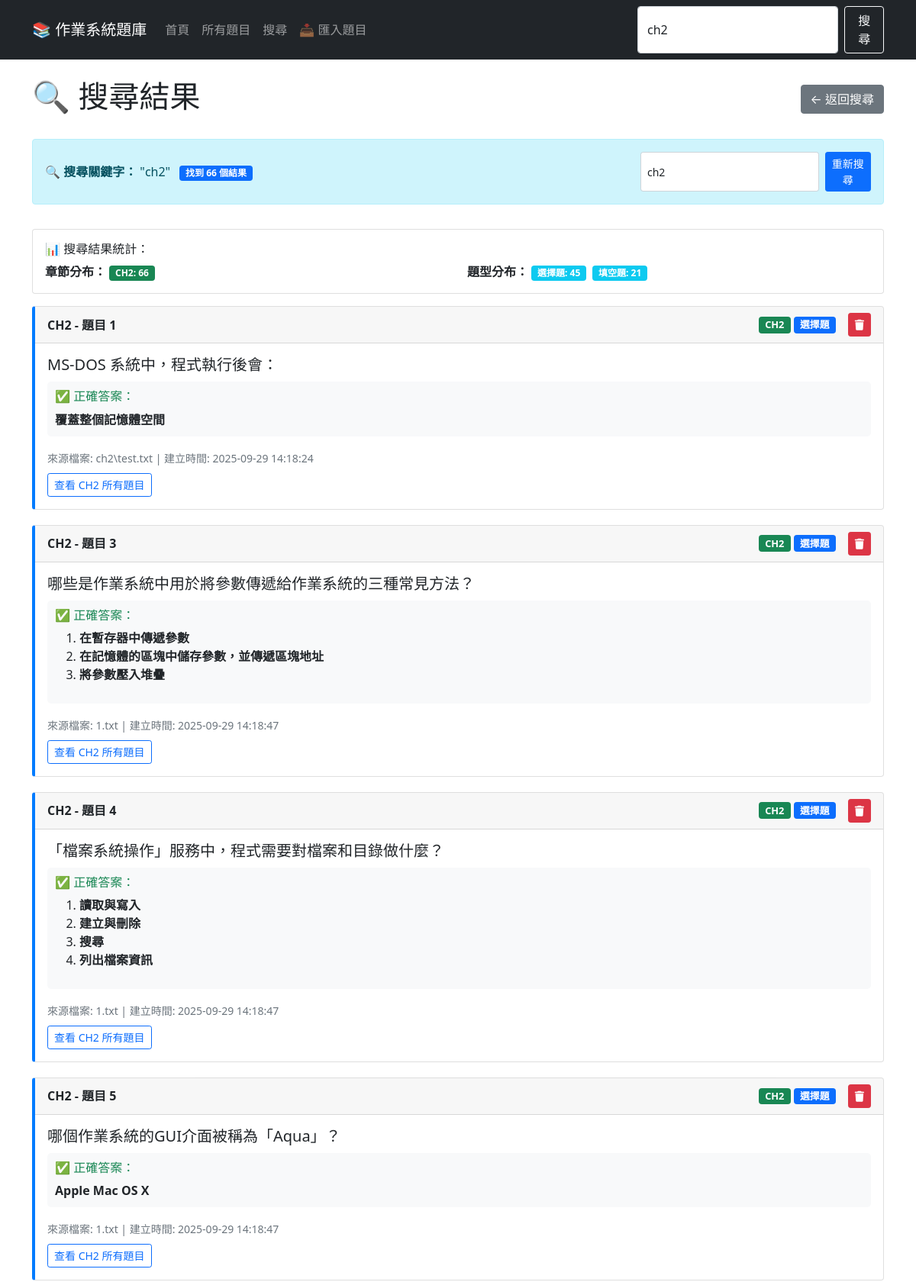
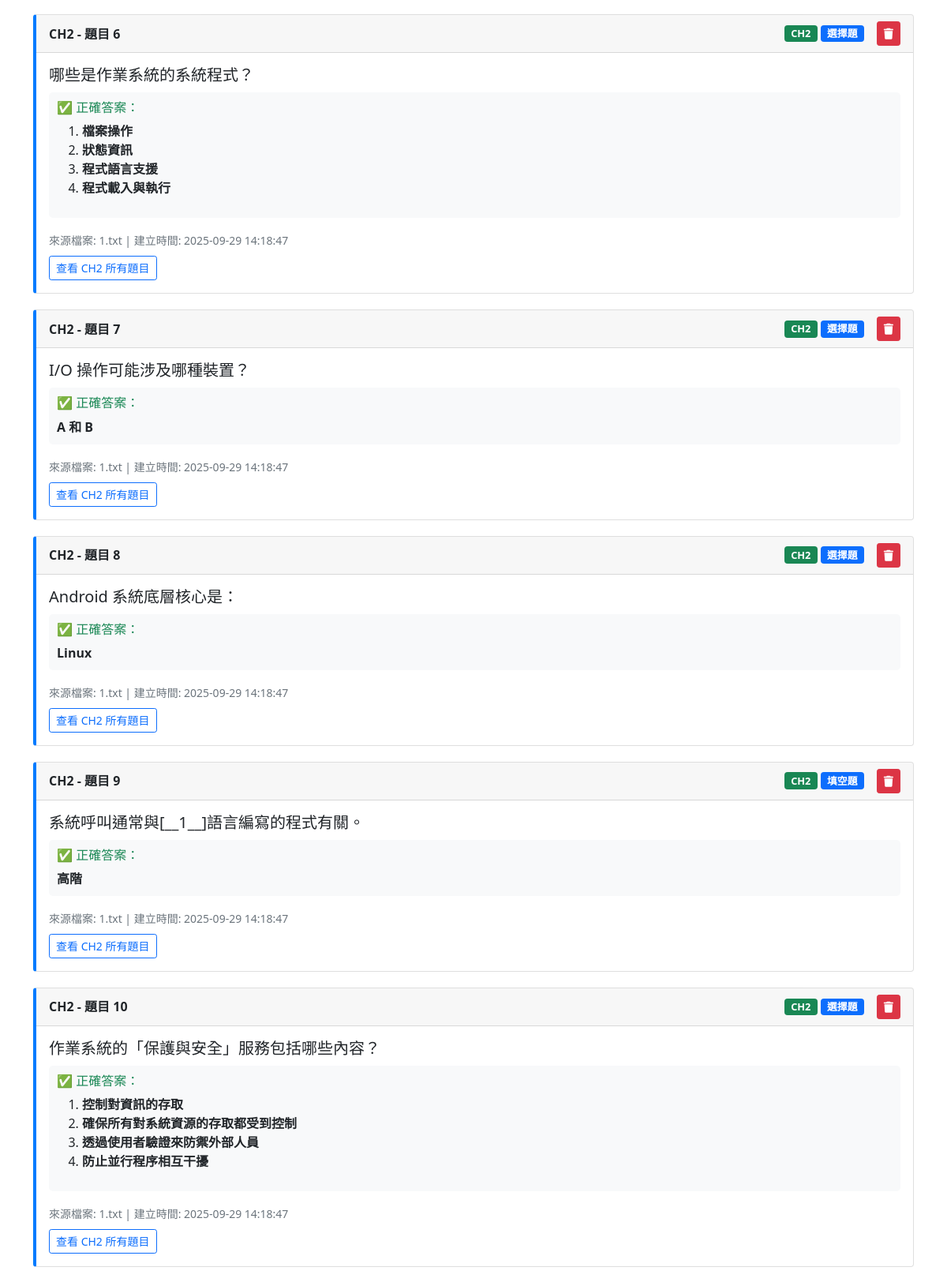
The app's page /search?q=ch2 (upper part) with its own data (2 pictures, top to bottom).
### tables this page shows
CREATE TABLE questions (
    id INTEGER PRIMARY KEY AUTOINCREMENT,
    chapter TEXT NOT NULL,
    q_text TEXT NOT NULL,
    q_text_norm TEXT NOT NULL,
    q_type TEXT NOT NULL CHECK (q_type IN ('選擇題','填空題')),
    source_file TEXT,
    created_at TIMESTAMP DEFAULT CURRENT_TIMESTAMP,
    UNIQUE(chapter, q_text_norm)
);

CREATE TABLE answers (
    id INTEGER PRIMARY KEY AUTOINCREMENT,
    question_id INTEGER NOT NULL,
    position INTEGER NOT NULL,
    answer_text TEXT NOT NULL,
    created_at TIMESTAMP DEFAULT CURRENT_TIMESTAMP,
    UNIQUE(question_id, position, answer_text),
    FOREIGN KEY (question_id) REFERENCES questions(id) ON DELETE CASCADE
);

### web_app.py (the view)
@app.route('/search')
def search():
    keyword = request.args.get('q', '').strip()
    if keyword:
        questions = search_questions(keyword)
        return render_template('search_results.html', questions=questions, keyword=keyword)
    return render_template('search.html')

### web_app.py (called while the page is built)
def get_db_connection():
    conn = sqlite3.connect(str(DB_PATH))
    conn.row_factory = sqlite3.Row  # 讓結果可以像字典一樣存取
    return conn

### templates/search_results.html (shortened to what this page needs)
{% extends "base.html" %}
{% block content %}
<div class="d-flex justify-content-between align-items-center mb-4">
    <h1>🔍 搜尋結果</h1>
    <a href="{{ url_for('search') }}" class="btn btn-secondary">← 返回搜尋</a>
</div>
<div class="row mb-3">
    <div class="col-md-12">
        <div class="alert alert-info">
            <div class="d-flex justify-content-between align-items-center">
                <div>
                    <strong>🔍 搜尋關鍵字：</strong> "{{ keyword }}"
                    <span class="badge bg-primary ms-2">找到 {{ questions|length }} 個結果</span>
                </div>
                <div>
                    <form method="GET" action="{{ url_for('search') }}" class="d-flex">
                        <input type="text" class="form-control form-control-sm me-2"
                               name="q" value="{{ keyword }}" placeholder="修改搜尋關鍵字">
                        <button type="submit" class="btn btn-primary btn-sm">重新搜尋</button>
                    </form>
                </div>
            </div>
        </div>
    </div>
</div>
{% if questions %}
    <div class="row mb-3">
        <div class="col-md-12">
            <div class="card">
                <div class="card-body">
                    <h6>📊 搜尋結果統計：</h6>
                    <div class="row">
                        <div class="col-md-6">
                            <strong>章節分布：</strong>
                            {% set chapters = questions|map(attribute='chapter')|list %}
                            {% set chapter_counts = {} %}
                            {% for chapter, count in chapter_counts.items() %}
                                <span class="badge bg-success me-1">{{ chapter.upper() }}: {{ count }}</span>
                            {% endfor %}
                        </div>
                        <div class="col-md-6">
                            <strong>題型分布：</strong>
                            {% set types = questions|map(attribute='type')|list %}
                            {% set type_counts = {} %}
                            {% for type, count in type_counts.items() %}
                                <span class="badge bg-info me-1">{{ type }}: {{ count }}</span>
                            {% endfor %}
                        </div>
                    </div>
                </div>
            </div>
        </div>
    </div>
    {% for question in questions %}
    <div class="card question-card">
        <div class="card-header d-flex justify-content-between align-items-center">
            <span><strong>{{ question.chapter.upper() }} - 題目 {{ question.id }}</strong></span>
            <div class="d-flex align-items-center">
                <span class="badge bg-success question-type-badge me-1">{{ question.chapter.upper() }}</span>
                <span class="badge bg-primary question-type-badge me-3">{{ question.type }}</span>
                <button class="btn btn-danger btn-sm delete-question-btn"
                        data-question-id="{{ question.id }}"
                        data-question-preview="{{ question.question[:50] }}..."
                        title="刪除題目">
                    <i class="fas fa-trash"></i>
                </button>
            </div>
        </div>
        <div class="card-body">
            <h5 class="card-title">
                {{ question.question|replace(keyword, '<mark>' + keyword + '</mark>')|safe }}
            </h5>
            {% if question.answers %}
            <div class="answer-list">
                <h6 class="text-success">✅ 正確答案：</h6>
                {% if question.answers|length == 1 %}
                    <p class="mb-0">
                        <strong>{{ question.answers[0]|replace(keyword, '<mark>' + keyword + '</mark>')|safe }}</strong>
                    </p>
                {% else %}
                    <ol>
                        {% for answer in question.answers %}
                        <li>
                            <strong>{{ answer|replace(keyword, '<mark>' + keyword + '</mark>')|safe }}</strong>
                        </li>
                        {% endfor %}
                    </ol>
                {% endif %}
            </div>
            {% endif %}
            <div class="mt-3">
                <small class="text-muted">
                    來源檔案: {{ question.source_file or '未知' }} |
                    建立時間: {{ question.created_at }}
                </small>
            </div>
            <div class="mt-2">
                <a href="{{ url_for('view_chapter', chapter=question.chapter) }}"
                   class="btn btn-outline-primary btn-sm">查看 {{ question.chapter.upper() }} 所有題目</a>
            </div>
        </div>
    </div>
    {% endfor %}
{% endif %}
{% endblock %}

### templates/base.html (style rules this page uses)
.question-card { margin-bottom: 20px; border-left: 4px solid #007bff; }
.answer-list { background-color: #f8f9fa; padding: 10px; border-radius: 5px; margin-top: 10px; }
.question-type-badge { font-size: 0.8em; }

### records on screen
questions: upper "CH2", count "66", q_type "選擇題", count "45", chapter "CH2", id "1", type "選擇題", question "MS-DOS 系統中，程式執行後會：", answer_text "覆蓋整個記憶體空間", source_file "ch2\\test.txt", created_at "2025-09-29 14:18:24"
questions: q_type "填空題", count "21", chapter "CH2", id "9", type "填空題", question "系統呼叫通常與[__1__]語言編寫的程式有關。", answer_text "高階", source_file "1.txt", created_at "2025-09-29 14:18:47"
questions: chapter "CH2", id "3", type "選擇題", question "哪些是作業系統中用於將參數傳遞給作業系統的三種常見方法？", source_file "1.txt", created_at "2025-09-29 14:18:47"
answers: answer_text "在暫存器中傳遞參數"
answers: answer_text "在記憶體的區塊中儲存參數，並傳遞區塊地址"
answers: answer_text "將參數壓入堆疊"
questions: chapter "CH2", id "4", type "選擇題", question "「檔案系統操作」服務中，程式需要對檔案和目錄做什麼？", source_file "1.txt", created_at "2025-09-29 14:18:47"
answers: answer_text "讀取與寫入"
answers: answer_text "建立與刪除"
answers: answer_text "搜尋"
answers: answer_text "列出檔案資訊"
questions: chapter "CH2", id "5", type "選擇題", question "哪個作業系統的GUI介面被稱為「Aqua」？", answer_text "Apple Mac OS X", source_file "1.txt", created_at "2025-09-29 14:18:47"
questions: chapter "CH2", id "6", type "選擇題", question "哪些是作業系統的系統程式？", source_file "1.txt", created_at "2025-09-29 14:18:47"
answers: answer_text "檔案操作"
answers: answer_text "狀態資訊"
answers: answer_text "程式語言支援"
answers: answer_text "程式載入與執行"
questions: chapter "CH2", id "7", type "選擇題", question "I/O 操作可能涉及哪種裝置？", answer_text "A 和 B", source_file "1.txt", created_at "2025-09-29 14:18:47"
questions: chapter "CH2", id "8", type "選擇題", question "Android 系統底層核心是：", answer_text "Linux", source_file "1.txt", created_at "2025-09-29 14:18:47"
questions: chapter "CH2", id "10", type "選擇題", question "作業系統的「保護與安全」服務包括哪些內容？", source_file "1.txt", created_at "2025-09-29 14:18:47"
answers: answer_text "控制對資訊的存取"
answers: answer_text "確保所有對系統資源的存取都受到控制"
answers: answer_text "透過使用者驗證來防禦外部人員"
answers: answer_text "防止並行程序相互干擾"

### other values on screen
{{ keyword }} "ch2"
{{ questions|length }} "66"
